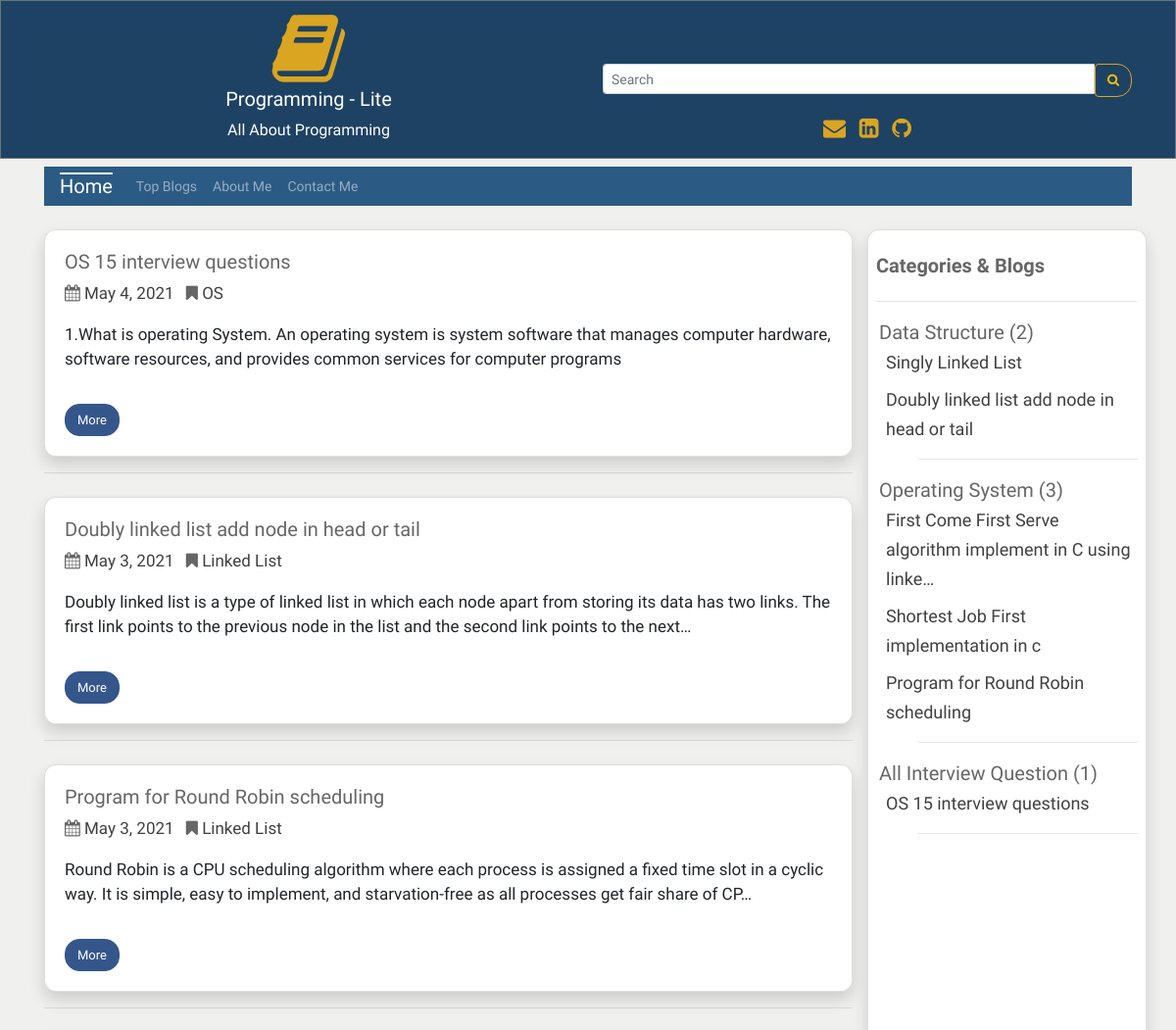
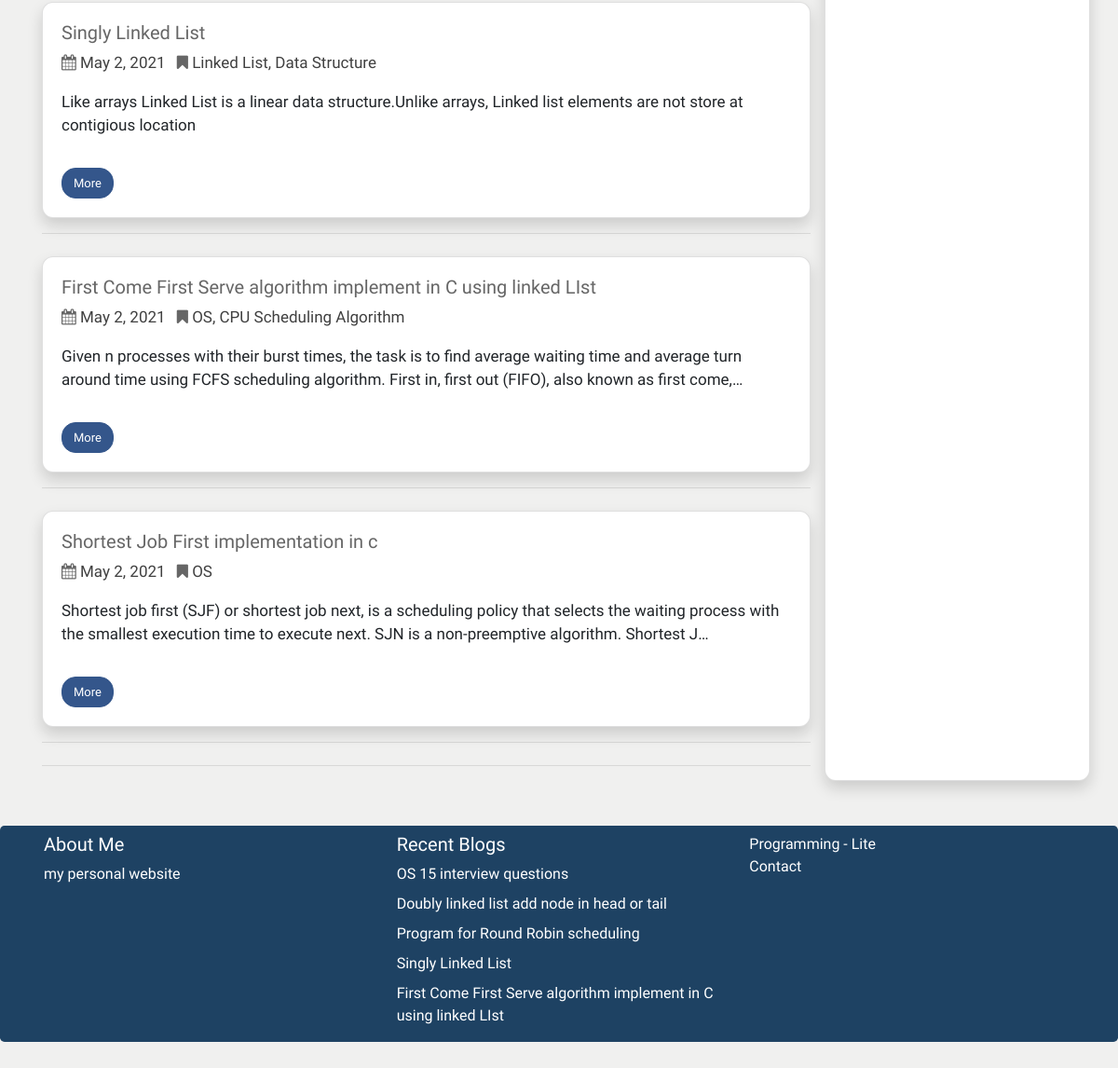
The page / on the database its author committed (2 pictures, top to bottom).
### user_panel_1/models.py (models this page shows, shortened)
class Blog(models.Model):
    cat_name = models.ForeignKey(Category, on_delete=models.CASCADE)
    blog_author = models.CharField(max_length=200)
    blog_priority = models.IntegerField(blank=True, null=True)
    blog_tags = models.CharField(max_length=200,  blank=True, null=True)
    blog_title = models.CharField(max_length=200)
    blog_descriptions = models.CharField(max_length=600);
    blog_body = RichTextUploadingField(blank=True, null=True)
    blog_views = models.IntegerField(default=0)
    blog_date = models.DateField(auto_now_add=True, auto_now=False, blank=True)

class Category(models.Model):
    cat_name = models.CharField(max_length=300)
    cat_priority = models.IntegerField(blank=True, null=True);
    def __str__(self):
        return self.cat_name

### user_panel_1/views.py (the view)
# urls.py: path('', views.blog, name='blog'),
def blog(request):
    categorys = Blog.objects.all().select_related('cat_name')
    categorys = categorys.order_by('cat_name__cat_priority', 'cat_name', 'blog_priority') #sort all data
    blogs = Blog.objects.all().order_by('-blog_date')
    paginator = Paginator(blogs, 10)
    page = request.GET.get('page')
    blogs = paginator.get_page(page)
    recentBlog = Blog.objects.all().order_by('-blog_date')[0:5]
    flag = 0
    context = {
        'object_list': categorys,
        'blogs': blogs,
        'recentBlog': recentBlog,
        'flag': flag,
    }
    return render(request, 'blog.html', context)

### templates/blog.html (shortened to what this page needs)
{% extends 'base.html' %}
{% load static %}
{% block content %}
   {% for blogs in blogs %}
    <div class="card shadow mt-4 rounded">
    <div class="card-body">
         <h5 class="title">{{blogs.blog_title |truncatechars:100}}</h5>
         <p  class="description"><i class="fa fa-calendar" aria-hidden="true"></i> <a href="{% url 'date' blogs.blog_date %}" class="mr-2 ur description"> {{ blogs.blog_date}} </a> <i class="fa fa-bookmark" aria-hidden="true"></i>
         <a href="{% url 'tags' blogs.blog_tags %}" class="mr-2 ur description">  {{ blogs.blog_tags}} </a>
                            </p>
         <div > <p class="fs">{{blogs.blog_descriptions |truncatechars:200}}</p></div>
         <a href="{% url 'more' blogs.id %}"   class="btn btn-info mt-3">More</a>
  </div>
    </div>
    <hr>
    {% endfor %}
  <hr>
{% endblock content %}

### templates/base.html (shortened to what this page needs)
{% load static %}
{% load humanize %}
<!DOCTYPE html>
<html lang="en">
<head>
  <link rel="stylesheet" href="https://maxcdn.bootstrapcdn.com/bootstrap/4.5.2/css/bootstrap.min.css">
  <link rel="stylesheet"
      href="//cdnjs.cloudflare.com/ajax/libs/highlight.js/10.7.2/styles/default.min.css">
    <link
      rel="stylesheet"
      href="https://cdnjs.cloudflare.com/ajax/libs/font-awesome/4.7.0/css/font-awesome.min.css"
    />
    <link
      rel="stylesheet"
      href="{% static 'css/style.css' %}"
    />
    <link href="https://cdn.jsdelivr.net/gh/gitbrent/bootstrap4-toggle@3.6.1/css/bootstrap4-toggle.min.css" rel="stylesheet">
</head>
<body style="background: hsl(84, 3%, 94%);">
<div class="jbc border border-secondary ">
 <div class="container mt-2 text-center">
 <div class="row">
     <div class="col-sm-6">
     <i class="fa fa-book logo" aria-hidden="true"></i><br>
 <h5 class="text-white">Programming - Lite</h5>
 <p class="text-white">All About Programming</p>
     </div>
     <div class="col-sm-6 mt-2">
        <form method="GET" action="{% url 'search' %}">
    <div class="input-group input-group-sm mt-5"  >
      <input type="text" class="form-control" placeholder="Search" name='search' required>
      <div class="input-group-btn">
        <button class="btn btn-outline-warning sb" type="submit"><i class="fa fa-search" aria-hidden="true"></i>
</button>
      </div>
    </div>
  </form>
       <div class="mt-3">
       <span class="text-style-two"><a href="mailto:aaziz9642@gmail.com" style="text-decoration: none; font-size:23px;" target="_blank" class="text-warning"><i class="fa fa-envelope pr-2" aria-hidden="true"></i> </a></span>
<span class="text-style-two"><a href="https://linkedin.com/in/azizur-rahman-720636165" style="text-decoration: none; font-size:23px;"  target="_blank" class="text-warning "><i class="fa fa-linkedin-square" aria-hidden="true"></i> </a></span>
<span class="text-style-two"><a href="https://github.com/ayanchyaziz123" style="text-decoration: none; font-size:23px;" target="_blank" class="text-warning"><i class="fa fa-github pl-2" aria-hidden="true"></i></a></span>
     </div>
     </div>
    </div>
</div>
 </div>
<div class="container">
    <nav class="navbar navbar-expand-lg navbar-dark bg-dark mt-2 pt-0 pb-0">
    {% url 'blog' as blog %}
  <a class="navbar-brand {% if request.path == blog %}active{% endif %}" href="{% url 'blog' %}">Home</a>
  <div
  class="collapse navbar-collapse" id="navbarsExampleDefault">
    <ul class="navbar-nav mr-auto">
    {% url 'topBlog' as topBlog%}
      <li class="nav-item {% if request.path == topBlog %}active{% endif %}">
        <a class="nav-link " href="{% url 'topBlog' %}">Top Blogs<span class="sr-only">(current)</span></a>
      </li>
      {% url 'about' as about %}
      <li class="nav-item {% if request.path == about %}active{% endif %}">
        <a class="nav-link " href="{% url 'about' %}">About Me<span class="sr-only">(current)</span></a>
      </li>
      {% url 'contact' as contact %}
      <li class="nav-item {% if request.path == contact %}active{% endif %}">
        <a class="nav-link" href="{% url 'contact' %}">Contact Me<span class="sr-only">(current)</span></a>
      </li>
    </ul>
  </div>
</nav>
<div class="row">
    <div class="col-sm-9">
    {% block content %}
    {% endblock content %}
    </div>
    <div class="col-sm-3 card shadow mt-4 rounded p-2">
     <h5 class="mt-3"><strong class="title">Categories & Blogs</strong></h5>
     <hr>
     {% regroup object_list by cat_name as cat_all %}
<ul>
{% for categories in cat_all %}
    <li style="list-style-type:none; margin-left:-37px;" class="title">{{ categories.grouper }} ({{ categories.list|length}})
    <ul style="list-style-type:none;">
        {% for blog in categories.list %}
          <li style="margin-left:-33px;"  class="ur {% if blog.id == more.id %}activee{% endif %}">
          <a href="{% url 'more' blog.id %}"><a href="{% url 'more' blog.id %}" class="ur " style="font-size: 18px;">{{ blog.blog_title | truncatechars:60}}</li>
        {% endfor %}
        <hr>
    </ul>
    </li>
{% endfor %}
</ul>
    </div>
</div>
</div>
<div class="jumbotron mt-5 pb-0 pt-0 text-white" style="background:#1e4263;">
   <div class="container">
   <div class="row">
     <div class="col-sm-4">
     <h5 class="mt-2">About Me</h5>
     <a href="http://azizurrahmanayan.herokuapp.com/" target="_blank" class="text-white">my personal website</a>
     </div>
     <div class="col-sm-4">
      <p class="lead mt-2 mb-2">
        <h5 class="mt-2">Recent Blogs</h5>
        {% for recentBlog in recentBlog %}
         <a href="{% url 'more' recentBlog.id %}"  class="text-white">{{recentBlog.blog_title}}</a>
        <br>
        {% endfor %}
    </p>
     </div>
     <div class="col-sm-4">
      <p class="pt-2 pb-2"><a href="{% url 'blog' %}" class="text-white">Programming - Lite</a><br>
       <a href="{% url 'contact' %}" class="text-white">Contact</a></p>
     </div>
   </div>
</div>
</div>
</body>
</html>

### static/css/style.css (style rules this page uses)
:root { --bg-size: 100% 100%; --main_color: #fff; --title: 'Josefin Sans', sans-serif; --font-para: 'David Libre', serif; --btn-color: #bbe1fa; --btn-font-color: #000; --btn-font: 1.5rem; --eff: .3s all ease; }
* { font-family: var(--font-para); }
body { background: hsl(84, 3%, 94%) !important; }
.btn-info { background-color: #34568B !important; border-color: #34568B !important; }
.btn { outline: none !important; }
.bg-dark { background: #2b5b84 !important; }
.logo { font-size: 80px; color: #DAA520; }
li .nav-link { font-size: 14px !important; }
.btn { font-size: 13px !important; }
.description { color: #666666; font-size: 17px !important; }
.btn-outline-warning { border-color: #DAA520 !important; color: #DAA520 im !important; }
.title { color: #666; font-size: 20px !important; }
.btn-info { background-color: #2b5b84; border-color: #2b5b84; border-radius: 15px !important; }
.text-warning { color: #DAA520 !important; }
.ur { text-decoration: none !important; color: #404040; }
.rounded { border-radius: 12px !important; }
.fs { font-size: 17px !important; }
.active { text-decoration: overline !important; text-decoration-color: #fff !important; text-decoration-thickness: 2px !important; }
.jbc { background-color: #1e4263 !important; }
.sb { border-top-right-radius: 15px !important; border-bottom-right-radius: 15px !important; }

### rows shown on the page
Blog: blog_title "OS 15 interview questions", blog_date "May 4, 2021", blog_tags "OS", blog_descriptions "1.What is operating System. An operating system is system software that manages computer hardware, software resources, and provides common services for computer programs"
Blog: blog_title "Doubly linked list add node in head or tail", blog_date "May 3, 2021", blog_tags "Linked List", blog_descriptions "Doubly linked list is a type of linked list in which each node apart from storing its data has two links. The first link points to the previous node in the list and the second link points to the next…"
Blog: blog_title "Program for Round Robin scheduling", blog_date "May 3, 2021", blog_tags "Linked List", blog_descriptions "Round Robin is a CPU scheduling algorithm where each process is assigned a fixed time slot in a cyclic way. It is simple, easy to implement, and starvation-free as all processes get fair share of CP…"
Blog: blog_title "Singly Linked List", blog_date "May 2, 2021", blog_tags "Linked List, Data Structure", blog_descriptions "Like arrays Linked List is a linear data structure.Unlike arrays, Linked list elements are not store at contigious location"
Blog: blog_title "First Come First Serve algorithm implement in C using linked LIst", blog_date "May 2, 2021", blog_tags "OS, CPU Scheduling Algorithm", blog_descriptions "Given n processes with their burst times, the task is to find average waiting time and average turn around time using FCFS scheduling algorithm. First in, first out (FIFO), also known as first come,…", blog_title "First Come First Serve algorithm implement in C using linke…"
Blog: blog_title "Shortest Job First implementation in c", blog_date "May 2, 2021", blog_tags "OS", blog_descriptions "Shortest job first (SJF) or shortest job next, is a scheduling policy that selects the waiting process with the smallest execution time to execute next. SJN is a non-preemptive algorithm. Shortest J…"
Category: grouper "Data Structure", list|length "2"
Category: grouper "Operating System", list|length "3"
Category: grouper "All Interview Question", list|length "1"
